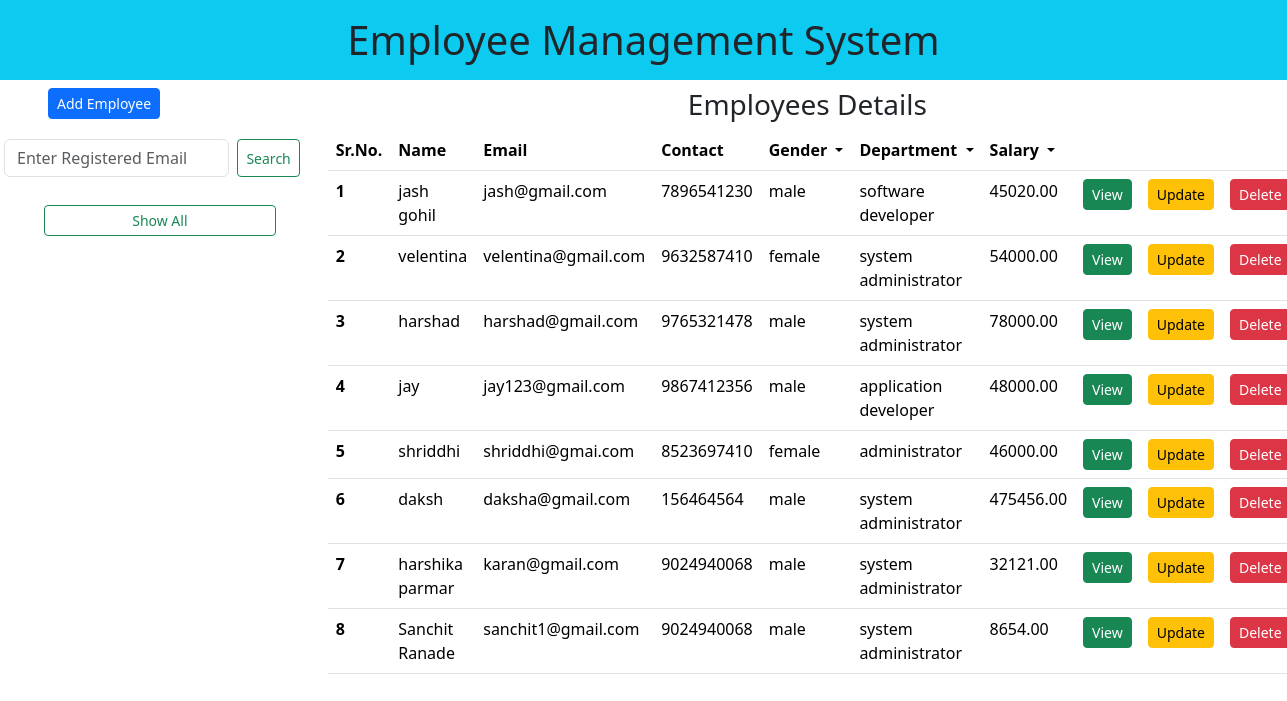
The page / on the database its author committed.
### app1/models.py (models this page shows)
class Employee(models.Model):
    gen = (
        ('male','male'),
        ('female','female'),
    )
    name = models.CharField(max_length=50)
    email = models.EmailField(unique=True)
    contact = models.BigIntegerField()
    gender = models.CharField(max_length=50,choices=gen)
    department = models.ForeignKey(Departments,on_delete=models.CASCADE)
    salary = models.DecimalField(max_digits=8, decimal_places=2)
    image = models.ImageField(upload_to="images")

class Departments(models.Model):
    name = models.CharField(max_length=50)
    def __str__(self):
        return self.name

### app1/views.py (the view)
# urls.py: path('',views.index,name="index"),
def index(request):
    data = Employee.objects.all()
    return render(request,"index.html",{'employees':data})

### templates/index.html (shortened to what this page needs)
<!DOCTYPE html>
<html lang="en">
<head>
    <link href="https://cdn.jsdelivr.net/npm/bootstrap@5.3.3/dist/css/bootstrap.min.css" rel="stylesheet">
</head>
<body >
<div class="container-fluid p-0">
<h1 class ="bg-info p-3 text-center ">Employee Management System</h1>
<div class="row">
<div class="col-lg-3">
<div class="row px-5">
<a href="{% url 'addemp' %}"><button class="btn btn-sm btn-primary">Add Employee</button></a>
</div>
<div class="row my-3 text-center p-1">
<form class="d-flex" role="search" action="{% url 'search' %}">
<input name="search" class="form-control me-2 " type="search" placeholder="Enter Registered Email" aria-label="Search">
<button class="btn btn-outline-success btn-sm" type="submit">Search</button>
</form>
</div>
<div class="row px-5">
<a href="{% url 'index' %}" class="btn btn-sm btn-outline-success m-2 ">Show All</a>
</div>
</div>
<div class="col-lg-9">
<h3 class="text-center">Employees Details</h3>
<table class="table table-hover">
  <thead>
    <tr>
      <th scope="col">Sr.No.</th>
      <th scope="col">Name</th>
      <th scope="col">Email</th>
      <th scope="col">Contact</th>
      <th><li class="nav-item dropdown list-group">
          <a class="nav-link dropdown-toggle" href="#" role="button" data-bs-toggle="dropdown" aria-expanded="false">
            Gender
          </a>
        </li></th>
      <th scope="col"><li class="nav-item dropdown list-group">
          <a class="nav-link dropdown-toggle" href="#" role="button" data-bs-toggle="dropdown" aria-expanded="false">
            Department
          </a>
        </li></th>
      <th scope="col"><li class="nav-item dropdown list-group">
          <a class="nav-link dropdown-toggle" href="#" role="button" data-bs-toggle="dropdown" aria-expanded="false">
            Salary
          </a>
        </li></th>
      <th scope="col"></th>
      <th scope="col"></th>
      <th scope="col"></th>
    </tr>
  </thead>
  <tbody>
  {% for emp in employees %}
  <tr>
      <th scope="row">{{forloop.counter}}</th>
      <td>{{emp.name}}</td>
      <td>{{emp.email}}</td>
      <td>{{emp.contact}}</td>
      <td>{{emp.gender}}</td>
      <td>{{emp.department}}</td>
      <td>{{emp.salary}}</td>
      <td><a href="view/{{emp.id}}"><button class="btn btn-success btn-sm">View</button></a></td>
      <td><a href="update/{{emp.id}}"><button class="btn btn-warning btn-sm">Update</button></a></td>
      <td><a href="delete/{{emp.id}}"><button class="btn btn-danger btn-sm">Delete</button></a></td>
 </tr>
 {% empty %}
 <h3>No Record Found</h3>
  {% endfor %}
  </tbody>
</table>
</div>
</div>
</div>
</body>
</html>

### rows shown on the page
Employee: name "jash gohil", email "jash@gmail.com", contact "7896541230", gender "male", department "software developer", salary "45020.00"
Employee: name "velentina", email "velentina@gmail.com", contact "9632587410", gender "female", department "system administrator", salary "54000.00"
Employee: name "harshad", email "harshad@gmail.com", contact "9765321478", gender "male", department "system administrator", salary "78000.00"
Employee: name "jay", email "jay123@gmail.com", contact "9867412356", gender "male", department "application developer", salary "48000.00"
Employee: name "shriddhi", email "shriddhi@gmai.com", contact "8523697410", gender "female", department "administrator", salary "46000.00"
Employee: name "daksh", email "daksha@gmail.com", contact "156464564", gender "male", department "system administrator", salary "475456.00"
Employee: name "harshika parmar", email "karan@gmail.com", contact "9024940068", gender "male", department "system administrator", salary "32121.00"
Employee: name "Sanchit Ranade", email "sanchit1@gmail.com", contact "9024940068", gender "male", department "system administrator", salary "8654.00"
